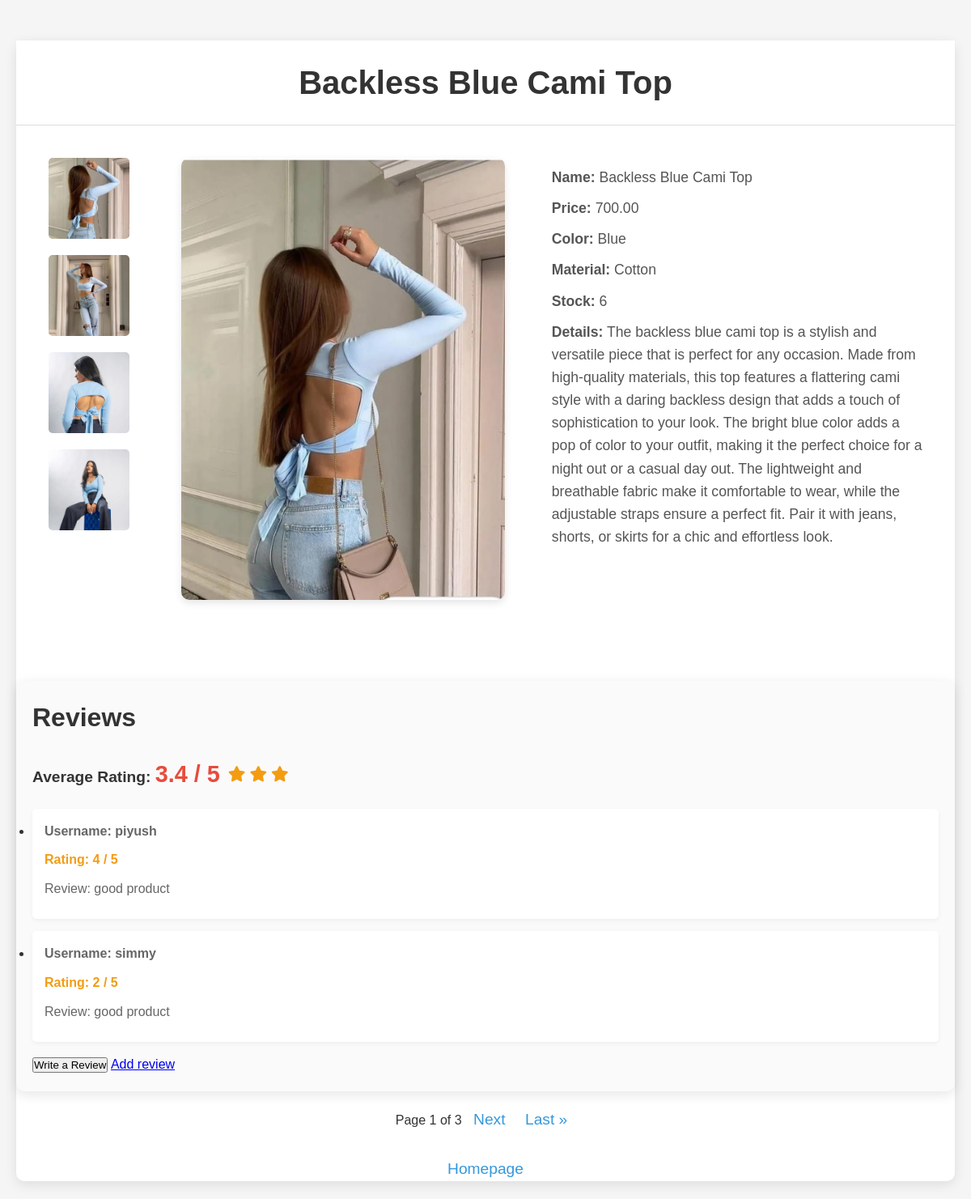
Screenshot of /product_detail/15/ with the database file from the repository.
### app/models.py (models this page shows, shortened)
class Product(models.Model):
    product_name = models.CharField(max_length=80)
    product_price = models.DecimalField(max_digits=10, decimal_places=2, null=True, blank=True)
    product_description = models.TextField(null=True, blank=True)
    color = models.CharField(max_length=50, null=True, blank=True)
    material = models.CharField(max_length=100, null=True, blank=True)
    stock = models.IntegerField(null=True)
    category = models.ForeignKey(Category, on_delete=models.CASCADE)
    subcategory = models.ForeignKey(SubCategory, on_delete=models.CASCADE)
    user = models.ForeignKey(User, on_delete=models.CASCADE, null=True)

class ProductImage(models.Model):
    product = models.ForeignKey(Product, related_name="images", on_delete=models.CASCADE)
    image = models.ImageField(upload_to='product_images/')

class Review(models.Model):
    product = models.ForeignKey(Product, on_delete=models.CASCADE, related_name='reviews')
    user = models.ForeignKey(User, on_delete=models.CASCADE)
    rating = models.IntegerField(default=1, choices=[(i, i) for i in range(1, 6)])
    review_text = models.TextField(blank=True, null=True)
    created_at = models.DateTimeField(auto_now_add=True)

### app/views.py (the view)
# urls.py: path('product_detail/<int:product_id>/', product_detail, name='product_detail'),
def product_detail(request, product_id):
    product = get_object_or_404(Product, id=product_id)
    reviews = Review.objects.filter(product=product)
    images = product.images.first()
    if request.user.is_authenticated:
        is_in_cart = AddToCart.objects.filter(user=request.user, product=product).exists()
    else:
        is_in_cart = False
    page_number = request.GET.get("page")
    paginator = Paginator(reviews,2)
    page_obj = paginator.get_page(page_number)
    average_rating = product.reviews.aggregate(Avg('rating'))['rating__avg'] or 0
    star_range = range(1, 6)
    if average_rating:
        average_rating = round(average_rating,1)
    else:
        average_rating = 0
    return render(request, 'product_detail.html', {
        'product': product,
        'images': images,
        'is_in_cart': is_in_cart,
        'reviews' : reviews,
        'page_obj' : page_obj,
        'average_rating' : average_rating,
        'star_range' : star_range,
    })

### templates/product_detail.html (shortened to what this page needs)
<!DOCTYPE html>
<html lang="en">
<head>
    <link href="https://cdnjs.cloudflare.com/ajax/libs/font-awesome/6.0.0-beta3/css/all.min.css" rel="stylesheet">
</head>
<body>
    <div class="container">
        <header>
            <h1>{{ product.product_name }}</h1>
        </header>
        <div class="product-detail">
            <div class="product-images">
                {% for image in product.images.all %}
                    <img src="{{ image.image.url }}" alt="{{ product.product_name }}" class="small_size" data-image="{{ image.image.url }}">
                {% endfor %}
            </div>
            <div class="product-info-container">
                <img id="main-image" src="{{ product.images.all.0.image.url }}" alt="{{ product.product_name }}" class="main-image">
            </div>
            <div class="product-info-container">
                <div class="product-specs">
                    <p><strong>Name:</strong> {{ product.product_name }}</p>
                    <p><strong>Price:</strong> {{ product.product_price }}</p>
                    <p><strong>Color:</strong> {{ product.color }}</p>
                    <p><strong>Material:</strong> {{ product.material }}</p>
                    <p><strong>Stock:</strong> {{ product.stock }}</p>
                    <p><strong>Details:</strong> {{ product.product_description }}</p>
                </div>
            </div>
        </div>
        <div class="reviews-section">
            <h2>Reviews</h2>
            <div class="product-rating">
                <p><strong>Average Rating:</strong>
                    <span class="average-rating">{{ average_rating }} / 5</span>
                    <div class="stars">
                        {% for i in star_range %}
                            {% if i <= average_rating %}
                                <i class="fa fa-star"></i>
                            {% else %}
                                <i class="fa fa-star-o"></i>
                            {% endif %}
                        {% endfor %}
                    </div>
                </p>
            </div>
            {% if reviews %}
                <ul>
                    {% for review in page_obj %}
                        <li class="review-item">
                            <p class="username">Username: {{ review.user.username }}</p>
                            <p class="rating">Rating: {{ review.rating }} / 5</p>
                            <p>Review: {{ review.review_text }}</p>
                        </li>
                    {% endfor %}
                </ul>
            {% else %}
                <p>No reviews available</p>
            {% endif %}
            <button id="review">Write a Review</button>
            <a href="/product/{{ product.id }}/add_review">Add review</a>
        </div>
        <div class="pagination">
            <span>Page {{ page_obj.number }} of {{ page_obj.paginator.num_pages }}</span>
            {% if page_obj.has_next %}
                <a href="?page={{ page_obj.next_page_number }}">Next</a>
                <a href="?page={{ page_obj.paginator.num_pages }}">Last &raquo;</a>
            {% endif %}
        </div>
        <a href="/" class="back-link">Homepage</a>
    </div>
</body>
</html>

### templates/product_detail.html (style rules this page uses)
* { margin: 0; padding: 0; box-sizing: border-box; }
body { font-family: 'Arial', sans-serif; background-color: #f5f5f5; color: #333; line-height: 1.6; padding: 50px 20px; }
.container { max-width: 1200px; margin: 0 auto; background-color: #fff; border-radius: 10px; box-shadow: 0 4px 15px rgba(0, 0, 0, 0.1); }
header { background-color: #fff; padding: 20px; text-align: center; border-bottom: 1px solid #ddd; }
header h1 { font-size: 2.5em; color: #333; font-weight: 700; }
.product-detail { display: flex; align-items: flex-start; padding: 40px; }
.product-images { display: flex; flex-direction: column; gap: 20px; width: 25%; justify-content: flex-start; }
.small_size { width: 100px; height: 100px; object-fit: cover; border-radius: 5px; cursor: pointer; transition: opacity 0.3s ease; }
.main-image { width: 400px; border-radius: 10px; box-shadow: 0 4px 10px rgba(0, 0, 0, 0.1); margin-bottom: 20px; }
.product-info-container { width: 70%; display: flex; flex-direction: column; gap: 15px; }
.product-specs p { font-size: 1.1em; color: #555; margin: 10px 0; }
.reviews-section { margin-top: 40px; padding: 20px; background-color: #fafafa; border-radius: 10px; box-shadow: 0 4px 15px rgba(0, 0, 0, 0.1); }
.reviews-section h2 { font-size: 2em; margin-bottom: 20px; }
.product-rating { display: flex; align-items: center; font-size: 1.2em; margin-bottom: 20px; }
.average-rating { font-size: 1.5em; font-weight: bold; color: #e74c3c; margin-right: 10px; }
.stars { display: inline-flex; }
.stars i { color: #f39c12; margin-right: 5px; }
.review-item { padding: 15px; background-color: #fff; border-radius: 5px; box-shadow: 0 2px 5px rgba(0, 0, 0, 0.05); margin-bottom: 15px; }
.review-item p { margin-bottom: 10px; color: #666; }
.review-item .rating { font-weight: bold; color: #f39c12; }
.review-item .username { font-weight: bold; }
.pagination { margin-top: 20px; text-align: center; }
.pagination a { color: #3498db; margin: 0 10px; font-size: 1.2em; text-decoration: none; transition: color 0.3s ease; }
.back-link { display: block; margin-top: 30px; text-align: center; font-size: 1.2em; color: #3498db; text-decoration: none; }

### rows the page displays
Product: product_name "Backless Blue Cami Top", images.all.0.image (picture), product_price "700.00", color "Blue", material "Cotton", stock "6", product_description "The backless blue cami top is a stylish and versatile piece that is perfect for any occasion. Made from high-quality materials, this top features a flattering cami style with a daring backless design that adds a touch of sophistication to your look. The bright blue color adds a pop of color to your outfit, making it the perfect choice for a night out or a casual day out. The lightweight and breathable fabric make it comfortable to wear, while the adjustable straps ensure a perfect fit. Pair it with jeans, shorts, or skirts for a chic and effortless look."
ProductImage: image (picture)
ProductImage: image (picture)
ProductImage: image (picture)
ProductImage: image (picture)
Review: user.username "piyush", rating "4", review_text "good product"
Review: user.username "simmy", rating "2", review_text "good product"

### other values shown
{{ average_rating }} "3.4"
{{ page_obj.number }} "1"
{{ page_obj.paginator.num_pages }} "3"
